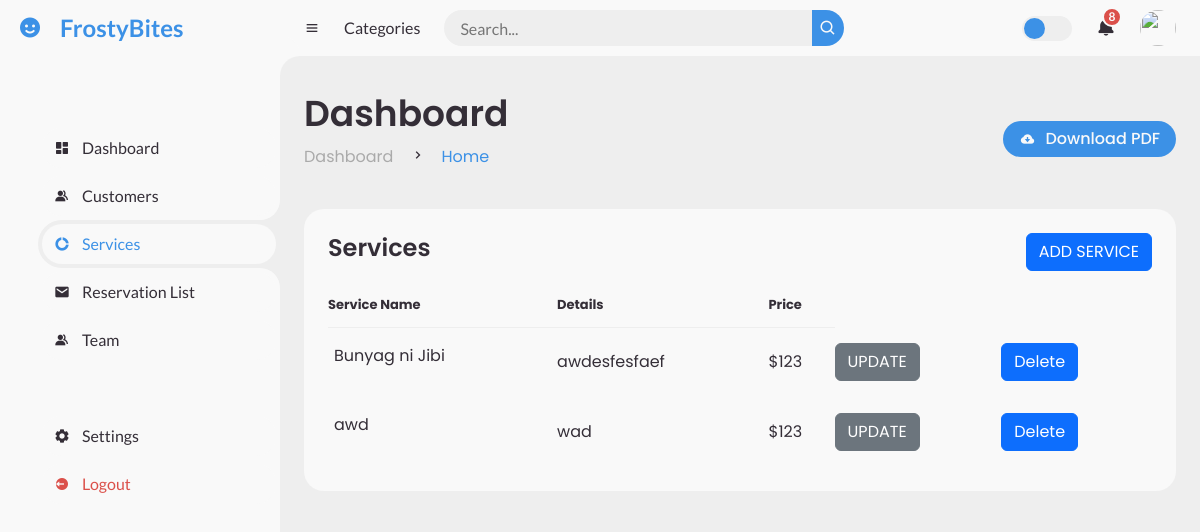
/services/, run on an earlier commit of the app's database.
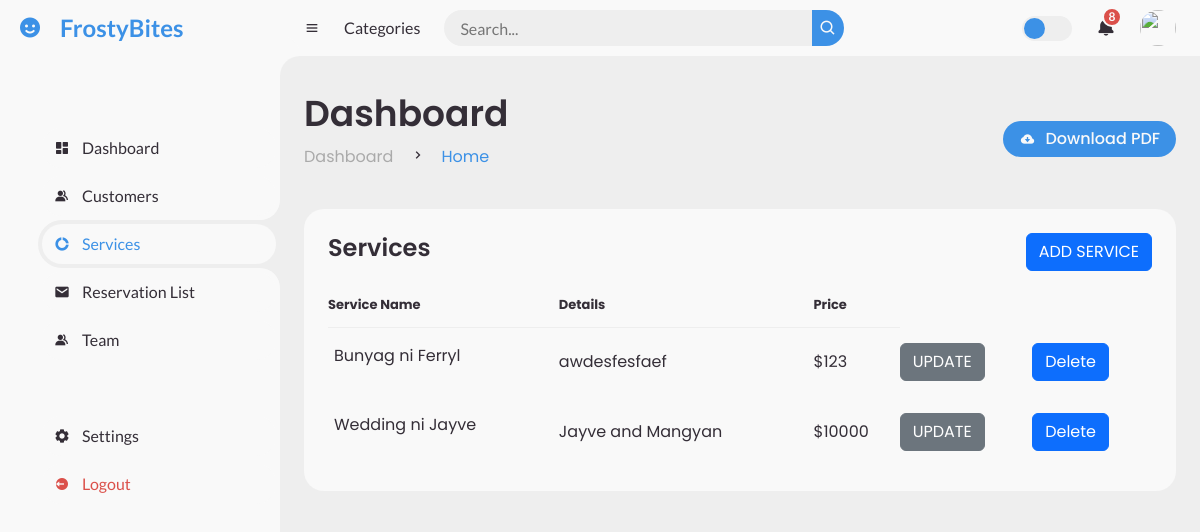
And on a later commit of the database.
### garden/models.py (models this page shows, shortened)
class Services(models.Model):
    service_name = models.CharField(max_length=255, null=True)
    details = models.CharField(max_length=255, null=True)
    price = models.IntegerField(null=True)

### garden/views.py (the view)
# urls.py: path('services/', views.services_list_admin, name='services_list_admin'),
def services_list_admin(request):
    services = Services.objects.all()  # Retrieve all services
    form = ServiceForm()  # Initialize the form
    return render(request, 'admin/admin_services_list.html', {'services': services, 'form': form})

### garden/forms.py
class ServiceForm(forms.ModelForm):
    class Meta:
        model = Services
        fields = ['service_name', 'details', 'price']
        widgets = {
            'service_name': forms.TextInput(attrs={'class': 'form-control'}),
            'details': forms.Textarea(attrs={'class': 'form-control'}),
            'price': forms.NumberInput(attrs={'class': 'form-control'}),
        }

### garden/templates/admin/admin_services_list.html (shortened to what this page needs)
{% load static %}
<!DOCTYPE html>
<html lang="en">
<head>
	<link href='https://unpkg.com/boxicons@2.0.9/css/boxicons.min.css' rel='stylesheet'>
    <link href="https://cdn.jsdelivr.net/npm/bootstrap@5.3.0/dist/css/bootstrap.min.css" rel="stylesheet">
	<link rel="stylesheet" href="{% static 'css/admin_dashboard.css' %}">
</head>
<body>
	{% include 'admin/admin_sidebar.html' %}
	<section id="content">
		<nav>
			<i class='bx bx-menu' ></i>
			<a href="#" class="nav-link">Categories</a>
			<form action="#">
				<div class="form-input">
					<input type="search" placeholder="Search...">
					<button type="submit" class="search-btn"><i class='bx bx-search' ></i></button>
				</div>
			</form>
			<label for="switch-mode" class="switch-mode"></label>
			<a href="#" class="notification">
				<i class='bx bxs-bell' ></i>
				<span class="num">8</span>
			</a>
			<a href="#" class="profile">
				<img src="img/people.png">
			</a>
		</nav>
		<main>
			<div class="head-title">
				<div class="left">
					<h1>Dashboard</h1>
					<ul class="breadcrumb">
						<li>
							<a href="#">Dashboard</a>
						</li>
						<li><i class='bx bx-chevron-right' ></i></li>
						<li>
							<a class="active" href="#">Home</a>
						</li>
					</ul>
				</div>
				<a href="#" class="btn-download">
					<i class='bx bxs-cloud-download' ></i>
					<span class="text">Download PDF</span>
				</a>
			</div>
			<div class="table-data">
				<div class="order">
					<div class="head">
						<h3>Services</h3>
						<button class="btn btn-primary" data-bs-toggle="modal" data-bs-target="#addServiceModal">
                            ADD SERVICE
                        </button>
					</div>
					<table>
                        <thead>
                            <tr>
                                <th>Service Name</th>
                                <th>Details</th>
                                <th>Price</th>
                            </tr>
                        </thead>
                        <tbody>
                            {% for service in services %}
                            <tr>
                                <td>{{ service.service_name }}</td>
                                <td>{{ service.details }}</td>
                                <td>${{ service.price }}</td>
                                <td>
                                    <button class="btn btn-secondary update-btn"
                                        data-id="{{ service.id }}"
                                        data-name="{{ service.service_name }}"
                                        data-details="{{ service.details }}"
                                        data-price="{{ service.price }}"
                                        data-bs-toggle="modal"
                                        data-bs-target="#updateServiceModal">
                                    UPDATE
                                </button>
                                </td>
                                <td>
                                    <button class="btn btn-primary" data-bs-toggle="modal" data-bs-target="#deleteServiceModal">Delete</button>
                                </td>
                            </tr>
                            {% empty %}
                            <tr>
                                <td colspan="3">No services available.</td>
                            </tr>
                            {% endfor %}
                        </tbody>
                    </table>
				</div>
			</div>
		</main>
	</section>
</body>
</html>

What changed in the data, as far as the page shows it:
removed Services: service_name "awd", details "wad", price "123"
changed Services "awdesfesfaef": service_name "Bunyag ni Jibi" → "Bunyag ni Ferryl"
added Services: service_name "Wedding ni Jayve", details "Jayve and Mangyan", price "10000"
